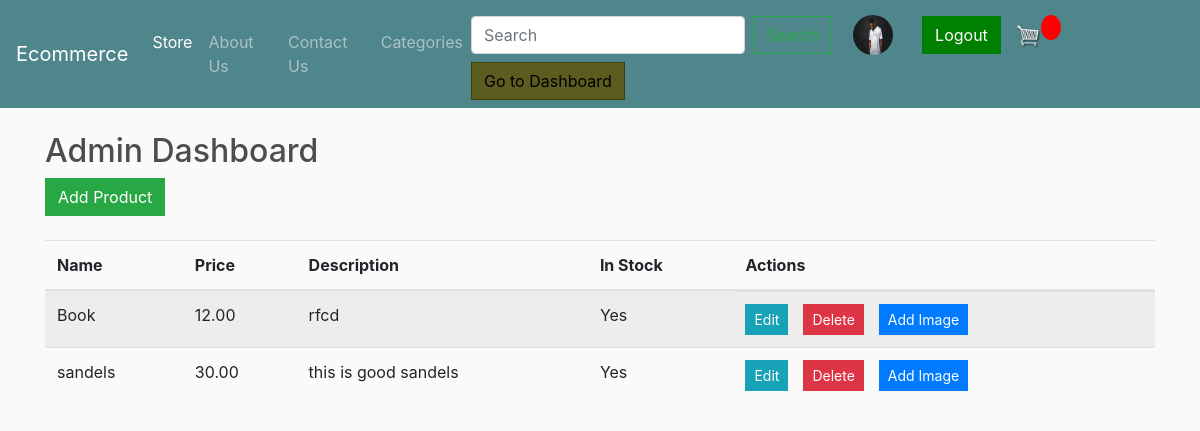
The page /admin_dashboard/ (signed in) on the database its author committed.
### store/models.py (models this page shows, shortened)
class Profile(models.Model):
    user = models.OneToOneField(User, on_delete=models.CASCADE)
    image = models.ImageField(default='default.jpg', upload_to='profile_pics')

class Product(models.Model):
    name = models.CharField(max_length=200, null=True)
    price = models.DecimalField(max_digits=7, decimal_places=2)
    digital = models.BooleanField(default=False)
    image = models.ImageField(upload_to='products/')
    description = models.TextField(null=True, blank=True)
    in_stock = models.BooleanField(default=True)
    colors = models.ManyToManyField(Color, related_name='products')
    sizes = models.ManyToManyField(Size, related_name='products')
    category = models.ForeignKey(Category, on_delete=models.SET_DEFAULT, default=1)

### store/views.py (the view)
# urls.py: path('admin_dashboard/', views.admin_dashboard, name='admin_dashboard'),
@login_required
@user_is_shreeys
def admin_dashboard(request):
    products = Product.objects.all()
    return render(request, 'store/admin_dashboard.html', {'products': products})

### store/templates/store/admin_dashboard.html (shortened to what this page needs)
{% extends 'store/main.html' %}
{% block content %}
  <h2>Admin Dashboard</h2>
  <a href="{% url 'add_product' %}" class="btn btn-success">Add Product</a>
  <table class="table table-striped mt-4">
    <thead>
      <tr>
        <th>Name</th>
        <th>Price</th>
        <th>Description</th>
        <th>In Stock</th>
        <th>Actions</th>
      </tr>
    </thead>
    <tbody>
      {% for product in products %}
        <tr>
          <td>{{ product.name }}</td>
          <td>{{ product.price }}</td>
          <td>{{ product.description }}</td>
          <td>{{ product.in_stock|yesno:"Yes,No" }}</td>
          <td class="action-buttons">
            <a href="{% url 'update_product' product.pk %}" class="btn btn-info btn-sm">Edit</a>
            <a href="{% url 'delete_product' product.pk %}" class="btn btn-danger btn-sm">Delete</a>
            <a href="{% url 'add_image' product.pk %}" class="btn btn-primary btn-sm">Add Image</a>
          </td>
        </tr>
      {% endfor %}
    </tbody>
  </table>
{% endblock %}

### store/templates/store/main.html (shortened to what this page needs)
<!DOCTYPE html>
{% load static %}
<html>
<head>
    <link rel="stylesheet" href="https://stackpath.bootstrapcdn.com/bootstrap/4.4.1/css/bootstrap.min.css">
    <link rel="stylesheet" href="https://cdnjs.cloudflare.com/ajax/libs/font-awesome/6.0.0-beta3/css/all.min.css">
    <link rel="stylesheet" type="text/css" href="{% static 'css/main.css' %}">
</head>
<body>
    <nav class="navbar navbar-expand-lg navbar-dark bg-dark">
        <a class="navbar-brand" href="{% url 'store' %}">Ecommerce</a>
        <div class="collapse navbar-collapse" id="navbarSupportedContent">
            <ul class="navbar-nav mr-auto">
                <li class="nav-item active">
                    <a class="nav-link" href="{% url 'store' %}">Store <span class="sr-only">(current)</span></a>
                </li>
                <li class="nav-item">
                    <a class="nav-link" href="{% url 'about_us' %}">About Us</a>
                </li>
                <li class="nav-item">
                    <a class="nav-link" href="{% url 'contact_us' %}">Contact Us</a>
                </li>
                <li class="nav-item">
                    <a class="nav-link" href="{% url 'category_list_view' %}">Categories</a>
                </li>
            </ul>
            <div class="form-inline my-2 my-lg-0">
                <form class="form-inline" method="GET" action="{% url 'search_results' %}">
                    <input class="form-control mr-sm-2" type="search" placeholder="Search" aria-label="Search" name="q">
                    <button class="btn btn-outline-success my-2 my-sm-0 mr-2" type="submit">Search</button>
                </form>
                {% if user.is_authenticated %}
                    <a href="{% url 'profile' %}" class="btn mr-2">
                        <img src="{{ user.profile.image.url }}" class="profile-pic" alt="{{ user.username }}">
                    </a>
                    <a href="{% url 'logout' %}" class="btn btn-custom ml-2">Logout</a>
                {% else %}
                    <a href="{% url 'login' %}" class="btn btn-custom mr-2">Login</a>
                    <a href="{% url 'signup' %}" class="btn btn-custom ml-2">SignUp</a>
                {% endif %}
                <a href="{% url 'cart' %}">
                    <img id="cart-icon" src="{% static 'images/cart.png' %}">
                </a>
                <p id="cart-total">{{ cartItems }}</p>
                {% if user.is_superuser %}
                    <a href="{% url 'admin_dashboard' %}" class="btn btn-primary btn-yellow">Go to Dashboard</a>
                {% endif %}
            </div>
        </div>
    </nav>
    <div class="container">
        <br>
        {% block content %}
        {% endblock content %}
    </div>
</body>
</html>

### static/css/main.css (style rules this page uses)
body { background-color: hsl(0, 0%, 98%); }
h1,h2,h3,h4,h5,h6 { color:hsl(0, 0%, 30%); }
.bg-dark { background-color: #4f868c!important; }
#cart-icon { width:25px; display: inline-block; margin-left: 15px; }
#cart-total { display: block; text-align: center; color:#fff; background-color: red; width: 20px; height: 25px; border-radius: 50%; font-size: 14px; }
.btn { border-radius: 0; }
.btn-yellow { background-color: rgb(92, 92, 33) !important; border-color: rgb(64, 64, 5) !important; color: black !important; }

### store/templates/store/main.html (style rules this page uses)
.btn-custom { color: white; background-color: green; border-color: green; }
.profile-pic { width: 40px; height: 40px; border-radius: 50%; }

### store/templates/store/admin_dashboard.html (style rules this page uses)
.action-buttons { display: flex; gap: 10px; }
.action-buttons a { margin-right: 5px; }

### rows shown on the page
Product: name "Book", price "12.00", description "rfcd", in_stock "Yes"
Product: name "sandels", price "30.00", description "this is good sandels", in_stock "Yes"
